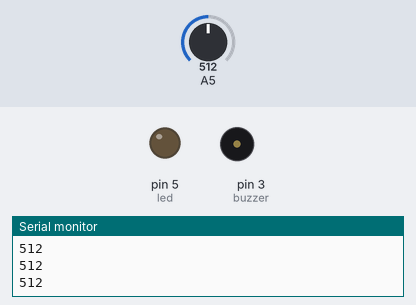
This sketch was run on a simulated Arduino Uno, built with avr-gcc and run on an emulated ATmega328P. Shown: output pins drawn as LEDs (lit = HIGH), buzzer (waves = sounding), the last lines printed to the serial monitor. Inputs (shaded band) come from the test bench; at power-on: A5 = 512.

Above: at 1.3 s.
1.4 s: A5 set to 6
2.9 s: A5 set to 3
At 3.4 s:
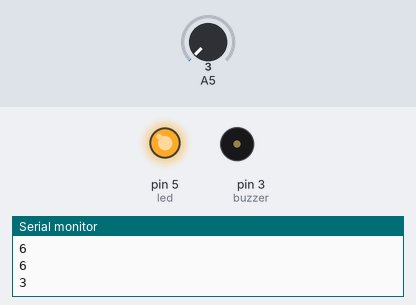
At 4.4 s:
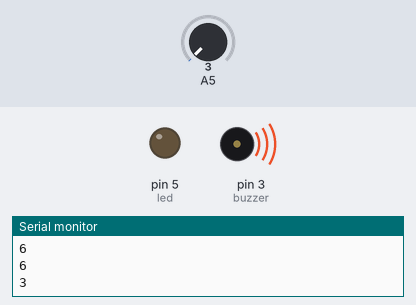
Timing chart, 0 to 11.0 s (numbered marks = the images above; inputs shaded):
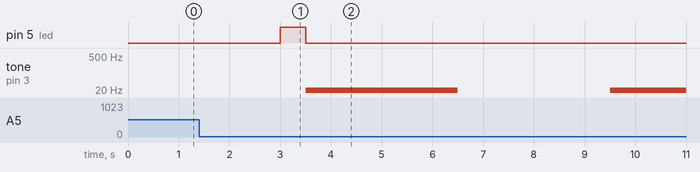

The sketch:

Potensio-LED-LCD.ino
```cpp
#define buzzer 3
#define led 5

void setup() {
  Serial.begin(9600);
  pinMode(A5, INPUT);
  pinMode(led, OUTPUT);
  pinMode(buzzer, OUTPUT);
}

void blink(int speed){
  digitalWrite(led, HIGH);
  delay(speed);
  digitalWrite(led, LOW);
}

void berisik(int speed, int frek){
  tone(buzzer, frek);
  delay(speed);
  noTone(buzzer);
  delay(speed);
  tone(buzzer, frek);
  delay(speed);
  noTone(buzzer);
  delay(speed);
  tone(buzzer, frek);
  delay(speed);
  noTone(buzzer);
}

void loop() {
  int value = analogRead(A5);
  Serial.println(value);
  if(value < 5){
    blink(500);
    berisik(3000, 1);
  }
  delay(500);

}
```

Measured:
- the behaviour switches between 5 and 4 on A5 (found by bisection; images 0 and 1)
- after the input at 2.9 s, pin 5 (led): LOW → HIGH after 0.10 s, → LOW 0.50 s later; tone on pin 3 (buzzer): silent → 1 Hz after 0.60 s, → silent 3.0 s later, → 1 Hz 3.0 s later
